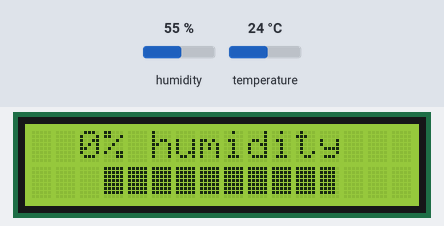
A sketch run on a simulated Arduino Uno, built with avr-gcc and run on an emulated ATmega328P. Parts: 16×2 character LCD. The inputs (shaded band) are chosen by the test bench; at power-on: humidity 55 %, temperature 24 °C.

Above: at 1.2 s.
1.3 s: humidity set to 22 %
At 3.41 s:
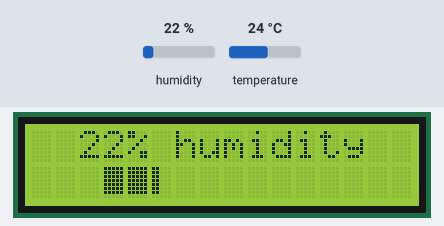
5.8 s: humidity set to 40 %
At 6.24 s:
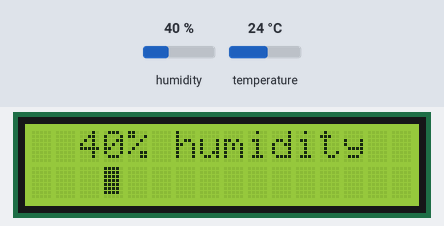
10.3 s: humidity set to 68 %
At 12.57 s:
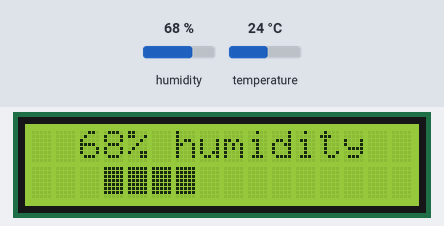
16.4 s: temperature set to 12 °C
At 23.6 s:
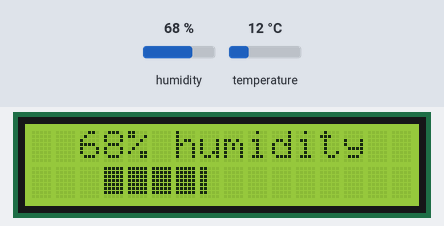

The sketch:

levelsLCD.ino
```cpp
#include <LiquidCrystal.h>
#include <dht_nonblocking.h>

#define DHT_SENSOR_TYPE DHT_TYPE_11

LiquidCrystal lcd(6, 7, 2, 3, 4, 5); // RS, E, DB4, DB5, DB6, DB7
static const int DHT_SENSOR_PIN = 13;
DHT_nonblocking dht_sensor( DHT_SENSOR_PIN, DHT_SENSOR_TYPE );

int LCDWidth = 16, LCDHeight = 2;

static bool measure_environment( float *temp, float *hum )
{
  static unsigned long measurement_timestamp = millis( );

  /* Measure once every four seconds. */
  if( millis( ) - measurement_timestamp > 3000ul )
  {
    if( dht_sensor.measure( temp, hum ) == true )
    {
      measurement_timestamp = millis( );
      return( true );
    }
  }

  return( false );
}

float temperature = 0;
float humidity = 0;
float prevTemperature = 0;
float prevHumidity = 0;

byte a[] = {
  B10000,
  B10000,
  B10000,
  B10000,
  B10000,
  B10000,
  B10000,
  B00000
};

byte b[] = {
  B11000,
  B11000,
  B11000,
  B11000,
  B11000,
  B11000,
  B11000,
  B00000
};

byte c[] = {
  B11100,
  B11100,
  B11100,
  B11100,
  B11100,
  B11100,
  B11100,
  B00000
};

byte d[] = {
  B11110,
  B11110,
  B11110,
  B11110,
  B11110,
  B11110,
  B11110,
  B00000
};

byte e[] = {
  B11111,
  B11111,
  B11111,
  B11111,
  B11111,
  B11111,
  B11111,
  B00000
};


void setup() {
  // put your setup code here, to run once:
  lcd.begin(LCDWidth, LCDHeight);
  lcd.createChar(0, a);
  lcd.createChar(1, b);
  lcd.createChar(2, c);
  lcd.createChar(3, d);
  lcd.createChar(4, e);
}

void loop() {
  float prevTemperature = temperature;
  float prevHumidity = humidity;
  measure_environment(&temperature, &humidity);

  lcd.setCursor(0, 0);
  lcd.print("  " + String((int)humidity) + "% humidity  ");
  drawNumber((millis()%1000)/10);
}

void clearLCD(){
  lcd.setCursor(0, 0);
  lcd.print("                ");
  lcd.setCursor(0, 1);
  lcd.print("                ");
}

void drawNumber(int number){
  number = number/2;
  if (number > 0){
    for (int i = 0; i < LCDWidth; i++){
      if (number - 5 >= 0){
        lcd.setCursor(i+3, 1);
        lcd.write(byte(4));
        number = number - 5;
      } else if (number > 0){
        lcd.setCursor(i+3, 1);
        lcd.write(byte(number-1));
        number = 0;
      } else {
        lcd.setCursor(i+3, 1);
        lcd.write(' ');
      }
    }
  }
}
```
